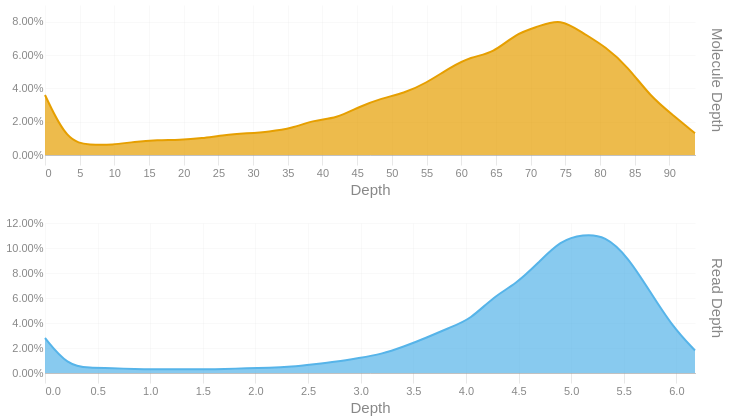

Notebook code for this chart:
### Code cell
readdep = depth_hist(tb['Read Depth'], q99, 3)
readdep = readdep.with_columns(pl.lit('Read Depth').alias('Metric'))
if not SKIPLR:
    moldep = depth_hist(tb['Molecule Depth'], mol_q99, 1)
    moldep = moldep.with_columns(pl.lit('Molecule Depth').alias('Metric'))
    _hist = pl.concat([readdep, moldep])
    _hist = _hist.filter(pl.col('Proportion') != 0)
    with SafeRender(_hist):
        (
            alt.Chart(_hist)        
            .mark_area(interpolate = "basis")
            .encode(
                x=alt.X('Bin:Q').scale(domainMin=0).axis(alt.Axis(title='Depth')),
                y = alt.Y('Proportion:Q', title = None).axis(format = '.2%'),
                color = alt.Color('Metric:N').legend(None),
                row = alt.Row("Metric:N").header(title = None, labelOrient = 'right'),
                tooltip = [
                    alt.Tooltip("Metric:N", title = "Metric"),
                    alt.Tooltip('Interval:N', title = "Depth Interval"),
                    alt.Tooltip('Proportion:Q', title = "% Alignments").format('.2%')
                ]
            )
            .resolve_scale(x='independent', y='independent')
            .properties(
                height = 150, width = 650,
                usermeta={'embedOptions': {'downloadFileName': f'{samplename}.depth.hist'}}
            )
        ).display()
else:
    readdep = readdep.filter(pl.col('Proportion') != 0)
    with SafeRender(readdep):
        (
            alt.Chart(readdep)        
            .mark_area(interpolate = "basis")
            .encode(
                x=alt.X('Bin:Q').scale(domainMin=0).axis(alt.Axis(title='Depth')),
                y = alt.Y('Proportion:Q', title = None).axis(format = '.2%'),
                tooltip = [
                    alt.Tooltip('Interval:N', title = "Depth Interval"),
                    alt.Tooltip('Proportion:Q', title = "% Alignments").format('.2%')
                ]
            )
            .properties(
                usermeta={'embedOptions': {'downloadFileName': f'{samplename}.depth.hist'}}
            )
        ).display()

### Figure 1 — Vega-Lite specification as saved in the notebook (floating-point values rounded to 4 significant figures)
{"width": 650, "height": 150, "config": {"title": {"anchor": "start", "dy": -15, "fontSize": 18, "color": "#888888", "subtitleColor": "#888888", "subtitleFontSize": 14}, "arc": {"fill": "#0072B2"}, "axis": {"domainColor": "#888888", "domainWidth": 0.5, "gridWidth": 0.2, "grid": false, "titleFontWeight": 400, "titleFontSize": 15, "labelFontSize": 11, "labelColor": "#888888", "tickColor": "#888888", "tickWidth": 0.2, "titleColor": "#888888"}, "axisBand": {"grid": false}, "axisX": {"grid": true, "tickSize": 10, "domainCap": "round"}, "axisY": {"domain": false, "grid": true, "tickSize": 0, "domainCap": "round"}, "background": "transparent", "header": {"labelFontSize": 15, "labelColor": "#888888", "titleFontSize": 15, "titleFontWeight": 600, "titleColor": "#888888"}, "legend": {"labelFont": "sans-serif", "labelFontSize": 12, "labelColor": "#888888", "symbolSize": 100, "symbolType": "circle", "titleFontSize": 12, "titlePadding": 10, "titleColor": "#888888", "title": null}, "range": {"category": ["#E69F00", "#56B4E9", "#009E73", "#F0E442", "#0072B2", "#D55E00", "#CC79A7", "#000000"], "diverging": ["#cfe8f3", "#a2d4ec", "#73bfe2", "#46abdb", "#1696d2", "#12719e"]}, "area": {"fill": "#0072B2", "fillOpacity": 0.7, "line": true, "strokeOpacity": 0.7}, "line": {"color": "#0072B2", "stroke": "#0072B2", "strokeWidth": 2}, "trail": {"color": "#0072B2", "stroke": "#0072B2", "strokeWidth": 0, "size": 1}, "point": {"filled": true, "fillOpacity": 1.0, "size": 95}, "text": {"color": "#888888", "fontSize": 11, "align": "right", "fontWeight": 400, "size": 11}, "bar": {"fill": "#0072B2", "stroke": null}, "view": {"stroke": null, "continuousWidth": 660, "continuousHeight": 400}}, "data": {"name": "data-b7b828e74e352f31035db7dedbc188a5"}, "mark": {"type": "area", "interpolate": "basis"}, "encoding": {"color": {"field": "Metric", "legend": null, "type": "nominal"}, "row": {"field": "Metric", "header": {"title": null, "labelOrient": "right"}, "type": "nominal"}, "tooltip": [{"field": "Metric", "title": "Metric", "type": "nominal"}, {"field": "Interval", "title": "Depth Interval", "type": "nominal"}, {"field": "Proportion", "format": ".2%", "title": "% Alignments", "type": "quantitative"}], "x": {"axis": {"title": "Depth"}, "field": "Bin", "scale": {"domainMin": 0}, "type": "quantitative"}, "y": {"axis": {"format": ".2%"}, "field": "Proportion", "title": null, "type": "quantitative"}}, "resolve": {"scale": {"x": "independent", "y": "independent"}}, "usermeta": {"embedOptions": {"downloadFileName": "S1_Tusket_015.depth.hist"}}, "$schema": "https://vega.github.io/schema/vega-lite/v6.1.0.json", "datasets": {"data-b7b828e74e352f31035db7dedbc188a5": [{"Bin": 0.0, "Interval": "0.0-0.213", "Proportion": 0.028, "Metric": "Read Depth"}, {"Bin": 0.213, "Interval": "0.213-0.426", "Proportion": 0.006, "Metric": "Read Depth"}, {"Bin": 0.426, "Interval": "0.426-0.639", "Proportion": 0.004, "Metric": "Read Depth"}, {"Bin": 0.639, "Interval": "0.639-0.852", "Proportion": 0.004, "Metric": "Read Depth"}, {"Bin": 0.852, "Interval": "0.852-1.065", "Proportion": 0.003, "Metric": "Read Depth"}, {"Bin": 1.065, "Interval": "1.065-1.278", "Proportion": 0.003, "Metric": "Read Depth"}, {"Bin": 1.278, "Interval": "1.278-1.491", "Proportion": 0.003, "Metric": "Read Depth"}, {"Bin": 1.491, "Interval": "1.491-1.704", "Proportion": 0.003, "Metric": "Read Depth"}, {"Bin": 1.704, "Interval": "1.704-1.917", "Proportion": 0.003, "Metric": "Read Depth"}, {"Bin": 1.917, "Interval": "1.917-2.13", "Proportion": 0.004, "Metric": "Read Depth"}, {"Bin": 2.13, "Interval": "2.13-2.343", "Proportion": 0.004, "Metric": "Read Depth"}, {"Bin": 2.343, "Interval": "2.343-2.556", "Proportion": 0.005, "Metric": "Read Depth"}, {"Bin": 2.556, "Interval": "2.556-2.769", "Proportion": 0.007, "Metric": "Read Depth"}, {"Bin": 2.769, "Interval": "2.769-2.982", "Proportion": 0.009, "Metric": "Read Depth"}, {"Bin": 2.982, "Interval": "2.982-3.195", "Proportion": 0.012, "Metric": "Read Depth"}, {"Bin": 3.195, "Interval": "3.195-3.408", "Proportion": 0.015, "Metric": "Read Depth"}, {"Bin": 3.408, "Interval": "3.408-3.621", "Proportion": 0.021, "Metric": "Read Depth"}, {"Bin": 3.621, "Interval": "3.621-3.834", "Proportion": 0.028, "Metric": "Read Depth"}, {"Bin": 3.834, "Interval": "3.834-4.047", "Proportion": 0.036, "Metric": "Read Depth"}, {"Bin": 4.047, "Interval": "4.047-4.26", "Proportion": 0.043, "Metric": "Read Depth"}, {"Bin": 4.26, "Interval": "4.26-4.473", "Proportion": 0.061, "Metric": "Read Depth"}, {"Bin": 4.473, "Interval": "4.473-4.686", "Proportion": 0.071, "Metric": "Read Depth"}, {"Bin": 4.686, "Interval": "4.686-4.899", "Proportion": 0.088, "Metric": "Read Depth"}, {"Bin": 4.899, "Interval": "4.899-5.112", "Proportion": 0.106, "Metric": "Read Depth"}, {"Bin": 5.112, "Interval": "5.112-5.325", "Proportion": 0.111, "Metric": "Read Depth"}, {"Bin": 5.325, "Interval": "5.325-5.538", "Proportion": 0.11, "Metric": "Read Depth"}, {"Bin": 5.538, "Interval": "5.538-5.751", "Proportion": 0.093, "Metric": "Read Depth"}, {"Bin": 5.751, "Interval": "5.751-5.964", "Proportion": 0.065, "Metric": "Read Depth"}, {"Bin": 5.964, "Interval": "5.964-6.177", "Proportion": 0.037, "Metric": "Read Depth"}, {"Bin": 6.177, "Interval": "6.177-6.39", "Proportion": 0.018, "Metric": "Read Depth"}, {"Bin": 0.0, "Interval": "0.0-3.2", "Proportion": 0.036, "Metric": "Molecule Depth"}, {"Bin": 3.2, "Interval": "3.2-6.5", "Proportion": 0.008, "Metric": "Molecule Depth"}, {"Bin": 6.5, "Interval": "6.5-9.7", "Proportion": 0.006, "Metric": "Molecule Depth"}, {"Bin": 9.7, "Interval": "9.7-12.9", "Proportion": 0.006, "Metric": "Molecule Depth"}, {"Bin": 12.9, "Interval": "12.9-16.2", "Proportion": 0.008, "Metric": "Molecule Depth"}, {"Bin": 16.2, "Interval": "16.2-19.4", "Proportion": 0.009, "Metric": "Molecule Depth"}, {"Bin": 19.4, "Interval": "19.4-22.6", "Proportion": 0.009, "Metric": "Molecule Depth"}, {"Bin": 22.6, "Interval": "22.6-25.9", "Proportion": 0.01, "Metric": "Molecule Depth"}, {"Bin": 25.9, "Interval": "25.9-29.1", "Proportion": 0.012, "Metric": "Molecule Depth"}, {"Bin": 29.1, "Interval": "29.1-32.3", "Proportion": 0.013, "Metric": "Molecule Depth"}, {"Bin": 32.3, "Interval": "32.3-35.6", "Proportion": 0.014, "Metric": "Molecule Depth"}, {"Bin": 35.6, "Interval": "35.6-38.8", "Proportion": 0.016, "Metric": "Molecule Depth"}, {"Bin": 38.8, "Interval": "38.8-42.0", "Proportion": 0.021, "Metric": "Molecule Depth"}, {"Bin": 42.0, "Interval": "42.0-45.3", "Proportion": 0.022, "Metric": "Molecule Depth"}, {"Bin": 45.3, "Interval": "45.3-48.5", "Proportion": 0.029, "Metric": "Molecule Depth"}, {"Bin": 48.5, "Interval": "48.5-51.7", "Proportion": 0.034, "Metric": "Molecule Depth"}, {"Bin": 51.7, "Interval": "51.7-54.9", "Proportion": 0.037, "Metric": "Molecule Depth"}, {"Bin": 54.9, "Interval": "54.9-58.2", "Proportion": 0.043, "Metric": "Molecule Depth"}, {"Bin": 58.2, "Interval": "58.2-61.4", "Proportion": 0.052, "Metric": "Molecule Depth"}, {"Bin": 61.4, "Interval": "61.4-64.6", "Proportion": 0.059, "Metric": "Molecule Depth"}, {"Bin": 64.6, "Interval": "64.6-67.9", "Proportion": 0.061, "Metric": "Molecule Depth"}, {"Bin": 67.9, "Interval": "67.9-71.1", "Proportion": 0.073, "Metric": "Molecule Depth"}, {"Bin": 71.1, "Interval": "71.1-74.3", "Proportion": 0.077, "Metric": "Molecule Depth"}, {"Bin": 74.3, "Interval": "74.3-77.6", "Proportion": 0.082, "Metric": "Molecule Depth"}, {"Bin": 77.6, "Interval": "77.6-80.8", "Proportion": 0.073, "Metric": "Molecule Depth"}, {"Bin": 80.8, "Interval": "80.8-84.0", "Proportion": 0.065, "Metric": "Molecule Depth"}, {"Bin": 84.0, "Interval": "84.0-87.3", "Proportion": 0.053, "Metric": "Molecule Depth"}, {"Bin": 87.3, "Interval": "87.3-90.5", "Proportion": 0.035, "Metric": "Molecule Depth"}, {"Bin": 90.5, "Interval": "90.5-93.7", "Proportion": 0.024, "Metric": "Molecule Depth"}, {"Bin": 93.7, "Interval": "93.7-96.97", "Proportion": 0.013, "Metric": "Molecule Depth"}]}}
